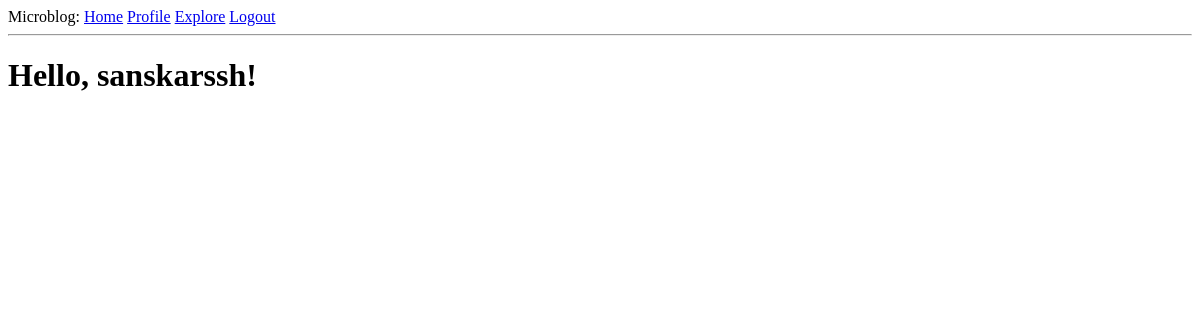
The page /explore (signed in) on the database as committed earlier.
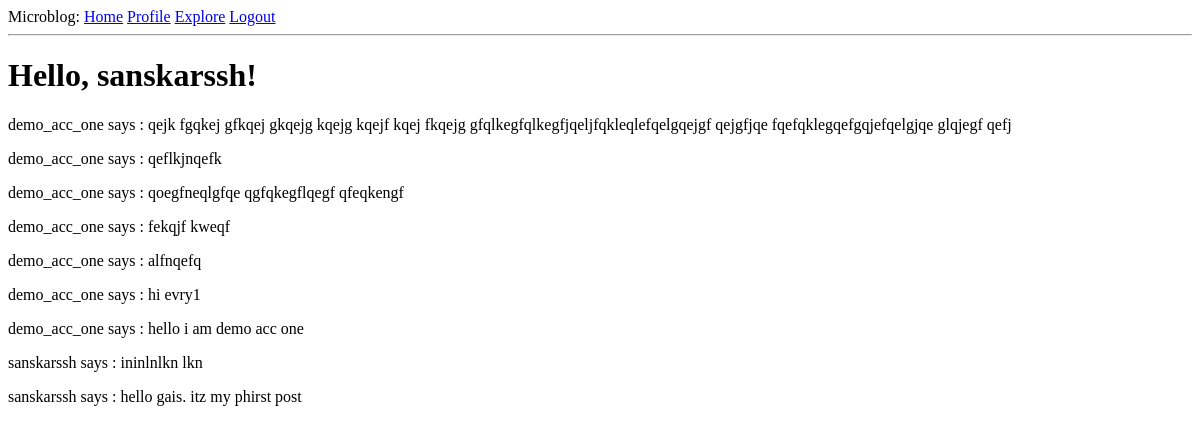
The same page on the database as committed later.
### app/models.py (models this page shows, shortened)
class Post(db_instance.Model):
    id = db_instance.Column(db_instance.Integer, primary_key=True)
    body = db_instance.Column(db_instance.String(180))
    timestamp = db_instance.Column(db_instance.DateTime, index=True, default=datetime.utcnow)
    user_id = db_instance.Column(db_instance.Integer, db_instance.ForeignKey("user.id"))

class User(UserMixin, db_instance.Model):
    id = db_instance.Column(db_instance.Integer, primary_key = True)
    username = db_instance.Column(db_instance.String(64), index=True, unique=True)
    email = db_instance.Column(db_instance.String(120), index=True, unique=True)
    password_hash = db_instance.Column(db_instance.String(128))
    about_me = db_instance.Column(db_instance.String(180))
    last_seen = db_instance.Column(db_instance.DateTime, default= datetime.utcnow)
    posts = db_instance.relationship("Post", backref="author", lazy="dynamic")
    followed = db_instance.relationship("User", secondary=followers,
        primaryjoin= (followers.c.follower_id==id),
        secondaryjoin= (followers.c.followed_id==id),
        backref = db_instance.backref("followers", lazy="dynamic"),
        lazy="dynamic"
    )

### app/routes.py (the view)
@app_instance.route("/explore")
@login_required
def explore():
    page = request.args.get("page",1, type=int)
    posts = Post.query.order_by(Post.timestamp.desc()).paginate(page, app_instance.config['POSTS_PER_PAGE'], False)
    next_url = url_for('explore', page=posts.next_num) \
        if posts.has_next else None
    prev_url = url_for('explore', page=posts.prev_num) \
        if posts.has_prev else None
    return render_template('index.html', title='Explore', postslist=posts.items, next_url=next_url,prev_url=prev_url)

### app/models.py (called while the page is built)
@login_manager_instance.user_loader
def load_user(id):
    return User.query.get(int (id))

### app/routes.py (called while the page is built)
@app_instance.before_request
def before_request():
    if current_user.is_authenticated:
        current_user.last_seen = datetime.utcnow()
        db_instance.session.commit()

### app/templates/index.html (shortened to what this page needs)
{% extends "base.html" %}
{% block content%}
        <h1>Hello, {{ current_user.username }}!</h1>
        {% for post in postslist %}
        <div><p>{{post.author.username}} says : {{post.body}}</p></div>
        {%endfor%}
{% endblock %}

Rows that differ between the two databases and show on the page:
added Post: author.username "demo_acc_one", body "qejk fgqkej gfkqej gkqejg kqejg kqejf kqej fkqejg gfqlkegfqlkegfjqeljfqkleqlefqelgqejgf qejgfjqe fqefqklegqefgqjefqelgjqe glqjegf qefj"
added Post: author.username "demo_acc_one", body "qeflkjnqefk"
added Post: author.username "demo_acc_one", body "qoegfneqlgfqe qgfqkegflqegf qfeqkengf"
added Post: author.username "demo_acc_one", body "fekqjf kweqf"
added Post: author.username "demo_acc_one", body "alfnqefq"
added Post: author.username "demo_acc_one", body "hi evry1"
added Post: author.username "demo_acc_one", body "hello i am demo acc one"
added Post: author.username "sanskarssh", body "ininlnlkn lkn"
added Post: author.username "sanskarssh", body "hello gais. itz my phirst post"
